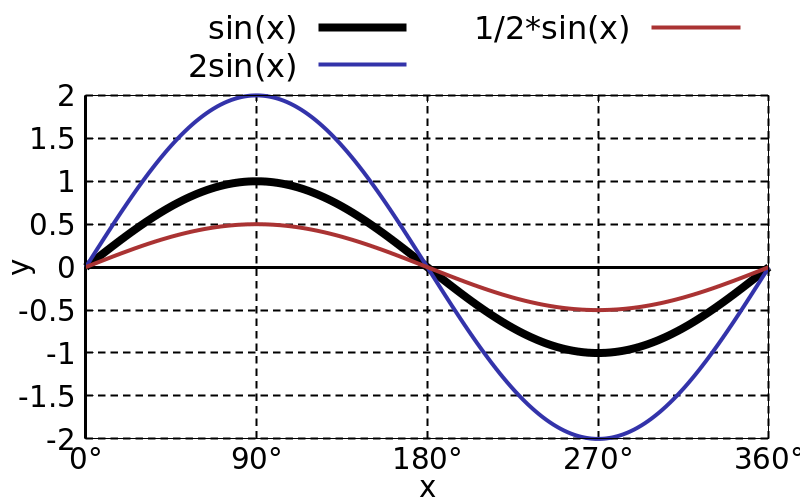

Write the gnuplot code that produced this figure.
load "template/function-plot.gnuplot"

set key outside above

set xrange [0:360]
set yrange [-2.0:2.0]

set xtics 90
set ytics 0.5

set format x "%.0f°"

plot \
  sin(x*pi/180) lc 0 lw 8 title "sin(x)", \
  2*sin(x*pi/180) lc "#3333aa" lw 4 title "2sin(x)", \
  0.5*sin(x*pi/180) lc "#aa3333" lw 4 title "1/2*sin(x)"
